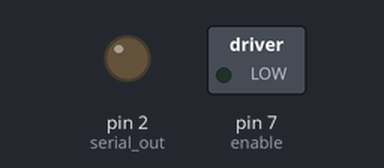
Bench run of a sketch on a simulated Arduino Uno, built with avr-gcc and run on an emulated ATmega328P. Parts: switched loads named in the sketch (green lamp = pin HIGH), output pins drawn as LEDs (lit = HIGH). Dashed ring = blinking. Pins used as bus, display or sensor lines are not drawn.

Above: at 0.02 s.
At 2.87 s:
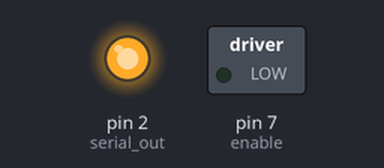
Timing chart, 0 to 3.2 s (numbered marks = the images above):
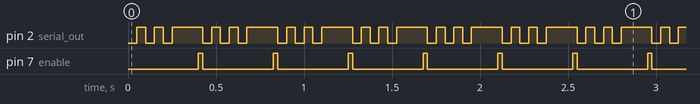

Measured:
- by itself, pin 2 (serial_out): repeats every 0.43 s: LOW 0.05 s, HIGH 0.05 s, LOW 0.05 s, HIGH 0.18 s, LOW 0.05 s, HIGH 0.05 s
- by itself, pin 7 (enable): alternates HIGH for 0.03 s and LOW for 0.40 s

The sketch:

serial_out_with_delay.ino
```cpp
const int serial_out = 2;
const int clk = 4;
const int enable = 7;
int i;

int a[8] = {LOW,HIGH,LOW,HIGH,LOW,HIGH,HIGH,HIGH}; //{Dummy,Dummy,Dummy,Dummy,front left,front right,back left,back right}
//Motion of wheels - LOW is backward, HIGH is forward

void setup()
{
  Serial.begin(9600);
  pinMode(serial_out, OUTPUT);
  pinMode(clk, OUTPUT);
  pinMode(enable, OUTPUT);
}

void loop()
{
  for (i = 0; i < 8; ++i)
  {
  	digitalWrite(serial_out, a[i]);
  	if (digitalRead(clk) == HIGH)
   {
  		digitalWrite(clk, LOW);
  		delay(25);
  		digitalWrite(clk, HIGH);
   }
  	else
    {
  		digitalWrite(clk, HIGH);
  		delay(25);
  		digitalWrite(clk, LOW);
    }
    delay(25);
  }
   if(i == 8)
   {
      digitalWrite(enable, HIGH);
      delay(25);
      digitalWrite(enable, LOW);
    }
}
```
